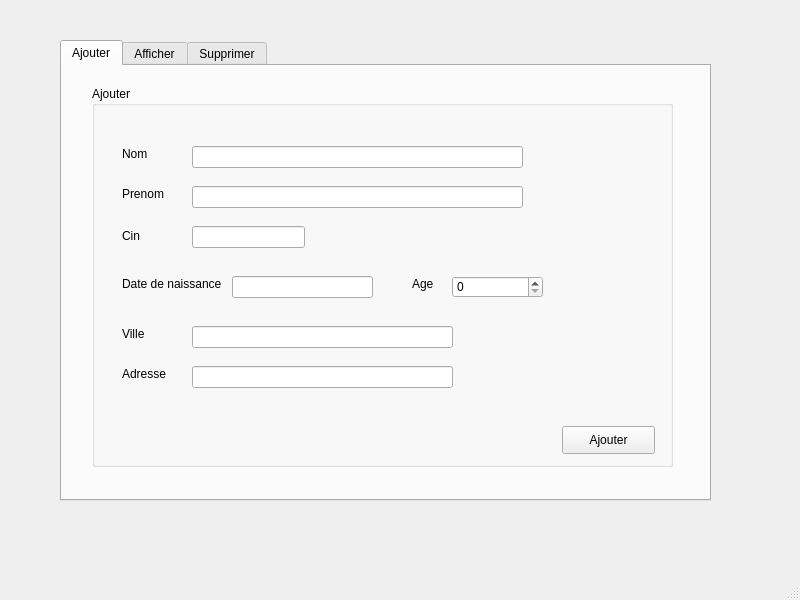
<?xml version="1.0" encoding="UTF-8"?>
<ui version="4.0">
 <class>MainWindow</class>
 <widget class="QMainWindow" name="MainWindow">
  <property name="geometry">
   <rect>
    <x>0</x>
    <y>0</y>
    <width>800</width>
    <height>600</height>
   </rect>
  </property>
  <property name="windowTitle">
   <string>MainWindow</string>
  </property>
  <widget class="QWidget" name="centralwidget">
   <widget class="QTabWidget" name="Gestion">
    <property name="geometry">
     <rect>
      <x>60</x>
      <y>40</y>
      <width>651</width>
      <height>461</height>
     </rect>
    </property>
    <property name="currentIndex">
     <number>0</number>
    </property>
    <widget class="QWidget" name="Ajouter">
     <attribute name="title">
      <string>Ajouter</string>
     </attribute>
     <widget class="QGroupBox" name="groupBox_2">
      <property name="geometry">
       <rect>
        <x>30</x>
        <y>20</y>
        <width>581</width>
        <height>381</height>
       </rect>
      </property>
      <property name="title">
       <string>Ajouter</string>
      </property>
      <widget class="QLabel" name="label_7">
       <property name="geometry">
        <rect>
         <x>30</x>
         <y>280</y>
         <width>56</width>
         <height>16</height>
        </rect>
       </property>
       <property name="text">
        <string>Adresse</string>
       </property>
      </widget>
      <widget class="QLineEdit" name="nom">
       <property name="geometry">
        <rect>
         <x>100</x>
         <y>60</y>
         <width>331</width>
         <height>22</height>
        </rect>
       </property>
      </widget>
      <widget class="QLineEdit" name="ville">
       <property name="geometry">
        <rect>
         <x>100</x>
         <y>240</y>
         <width>261</width>
         <height>22</height>
        </rect>
       </property>
      </widget>
      <widget class="QLabel" name="label_5">
       <property name="geometry">
        <rect>
         <x>320</x>
         <y>190</y>
         <width>56</width>
         <height>16</height>
        </rect>
       </property>
       <property name="text">
        <string>Age</string>
       </property>
      </widget>
      <widget class="QLineEdit" name="cin">
       <property name="geometry">
        <rect>
         <x>100</x>
         <y>140</y>
         <width>113</width>
         <height>22</height>
        </rect>
       </property>
      </widget>
      <widget class="QLabel" name="label">
       <property name="geometry">
        <rect>
         <x>30</x>
         <y>60</y>
         <width>56</width>
         <height>16</height>
        </rect>
       </property>
       <property name="text">
        <string>Nom</string>
       </property>
      </widget>
      <widget class="QLabel" name="label_6">
       <property name="geometry">
        <rect>
         <x>30</x>
         <y>240</y>
         <width>56</width>
         <height>16</height>
        </rect>
       </property>
       <property name="text">
        <string>Ville</string>
       </property>
      </widget>
      <widget class="QLabel" name="label_3">
       <property name="geometry">
        <rect>
         <x>30</x>
         <y>140</y>
         <width>51</width>
         <height>20</height>
        </rect>
       </property>
       <property name="text">
        <string>Cin</string>
       </property>
      </widget>
      <widget class="QSpinBox" name="age">
       <property name="geometry">
        <rect>
         <x>360</x>
         <y>190</y>
         <width>91</width>
         <height>22</height>
        </rect>
       </property>
      </widget>
      <widget class="QLabel" name="label_2">
       <property name="geometry">
        <rect>
         <x>30</x>
         <y>100</y>
         <width>56</width>
         <height>16</height>
        </rect>
       </property>
       <property name="text">
        <string>Prenom</string>
       </property>
      </widget>
      <widget class="QLabel" name="label_4">
       <property name="geometry">
        <rect>
         <x>30</x>
         <y>190</y>
         <width>111</width>
         <height>16</height>
        </rect>
       </property>
       <property name="text">
        <string>Date de naissance</string>
       </property>
      </widget>
      <widget class="QLineEdit" name="prenom">
       <property name="geometry">
        <rect>
         <x>100</x>
         <y>100</y>
         <width>331</width>
         <height>22</height>
        </rect>
       </property>
      </widget>
      <widget class="QLineEdit" name="adresse">
       <property name="geometry">
        <rect>
         <x>100</x>
         <y>280</y>
         <width>261</width>
         <height>22</height>
        </rect>
       </property>
      </widget>
      <widget class="QPushButton" name="pb_ajouter">
       <property name="geometry">
        <rect>
         <x>470</x>
         <y>340</y>
         <width>93</width>
         <height>28</height>
        </rect>
       </property>
       <property name="text">
        <string>Ajouter</string>
       </property>
      </widget>
      <widget class="QLineEdit" name="date_naissance">
       <property name="geometry">
        <rect>
         <x>140</x>
         <y>190</y>
         <width>141</width>
         <height>22</height>
        </rect>
       </property>
      </widget>
     </widget>
    </widget>
    <widget class="QWidget" name="tab">
     <attribute name="title">
      <string>Afficher</string>
     </attribute>
     <widget class="QTableView" name="tableView">
      <property name="geometry">
       <rect>
        <x>70</x>
        <y>80</y>
        <width>471</width>
        <height>281</height>
       </rect>
      </property>
     </widget>
    </widget>
    <widget class="QWidget" name="tab_2">
     <attribute name="title">
      <string>Supprimer</string>
     </attribute>
     <widget class="QGroupBox" name="groupBox">
      <property name="geometry">
       <rect>
        <x>110</x>
        <y>90</y>
        <width>351</width>
        <height>201</height>
       </rect>
      </property>
      <property name="title">
       <string>Supprimer</string>
      </property>
      <widget class="QLabel" name="label_8">
       <property name="geometry">
        <rect>
         <x>20</x>
         <y>70</y>
         <width>56</width>
         <height>16</height>
        </rect>
       </property>
       <property name="text">
        <string>Cin</string>
       </property>
      </widget>
      <widget class="QLineEdit" name="lineEdit_6">
       <property name="geometry">
        <rect>
         <x>100</x>
         <y>70</y>
         <width>191</width>
         <height>22</height>
        </rect>
       </property>
      </widget>
      <widget class="QPushButton" name="pushButton_2">
       <property name="geometry">
        <rect>
         <x>240</x>
         <y>160</y>
         <width>93</width>
         <height>28</height>
        </rect>
       </property>
       <property name="text">
        <string>Supprimer</string>
       </property>
      </widget>
     </widget>
    </widget>
   </widget>
  </widget>
  <widget class="QMenuBar" name="menubar">
   <property name="geometry">
    <rect>
     <x>0</x>
     <y>0</y>
     <width>800</width>
     <height>26</height>
    </rect>
   </property>
  </widget>
  <widget class="QStatusBar" name="statusbar"/>
 </widget>
 <resources/>
 <connections/>
</ui>
